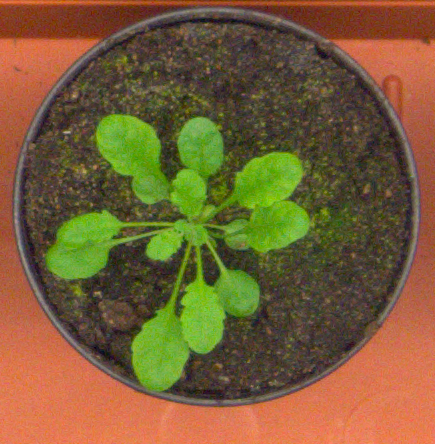
#> input picture Teste2/planta2.png, 435 x 444 px, found by its file name
$ python algoritmo.py   (older library calls are emulated)
#> lines starting #> are read from the running program, lines starting #| are printed output that depends on the picture; after the words box and inside, x2 and y2 are one past the last pixel; in counts of white or black regions, pixels touching at a corner belong together
# -*- coding: utf-8 -*-
import numpy as np
from scipy import misc, ndimage
from skimage import exposure, morphology, img_as_float, filters, util
import matplotlib.pyplot as plt
from PIL import Image
import PIL.ImageOps
#import cv2

from skimage.morphology import watershed
from skimage.feature import peak_local_max

def funcWatershed(image):
    x, y = np.indices((80, 80))
    # [11 lines of commented-out code are left out]
    distance = ndimage.distance_transform_edt(image)
    local_maxi = peak_local_max(distance, indices=False, footprint=np.ones((3, 3)),labels=image)
    markers = ndimage.label(local_maxi)[0]
    labels = watershed(-distance, markers, mask=image)

    num_l, num_c = image.shape
    mascara = np.zeros([num_l, num_c], dtype=float)

    imN = distance*mascara

    fig, axes = plt.subplots(ncols=3, figsize=(9, 3), sharex=True, sharey=True, subplot_kw={'adjustable': 'box-forced'})
    ax = axes.ravel()

    ax[0].imshow(image, cmap=plt.cm.gray, interpolation='nearest')
    ax[0].set_title('Overlapping objects')
    ax[1].imshow(-distance, cmap=plt.cm.gray, interpolation='nearest')
    ax[1].set_title('Distances')
    ax[2].imshow(imN, cmap=plt.cm.spectral, interpolation='nearest')
    ax[2].set_title('Separated objects')

    for a in ax:
        a.set_axis_off()

    fig.tight_layout()
    plt.show()

def prova(nomeImagem):

    img = np.array(Image.open(urlImageJPG).convert('L'))
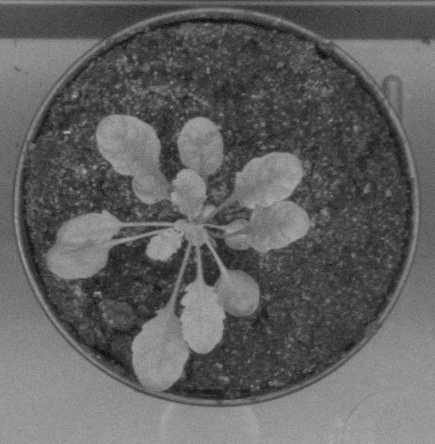
#> img: shape (444, 435); min 7, max 173, mean 97.8

    imagem= img_as_float(img)

    # Filtro gaussiano com sigma = 5
    #gauss_5x5 = ndimage.filters.gaussian_filter(imagem,sigma=5, mode='constant', cval=0)
    mediana_5x5 = ndimage.filters.median_filter(imagem, size=5, mode='constant', cval=0)

    #median = cv2.medianBlur(imagem,5)

    img_eq = exposure.equalize_hist(imagem)
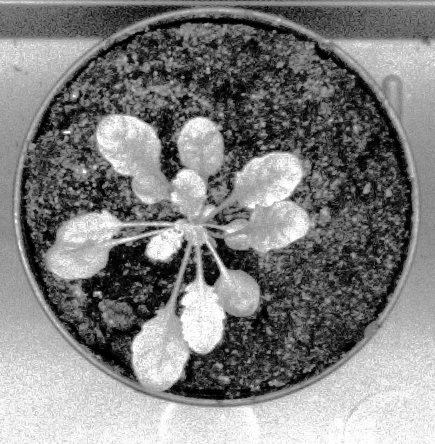
#> img_eq: shape (444, 435) float64; min 5.18e-06, max 1, mean 0.504

    img_otsu = filters.threshold_otsu(mediana_5x5)
#> img_otsu = 0.396
    img_otsu = mediana_5x5 < img_otsu
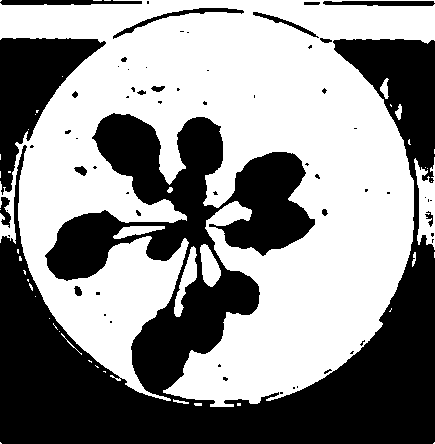
#> img_otsu: shape (444, 435) bool; 55.8% white; 62 black regions (44 under 20 px), largest, box (x1, y1, x2, y2) and area: (0, 39, 435, 444) 75516, (0, 38, 106, 195) 6960, (0, 0, 142, 5) 602


    ee = np.array([[0,1,0],
                   [1,1,1],
                   [0,1,0]])


    img_close = morphology.binary_closing(img_otsu, ee)
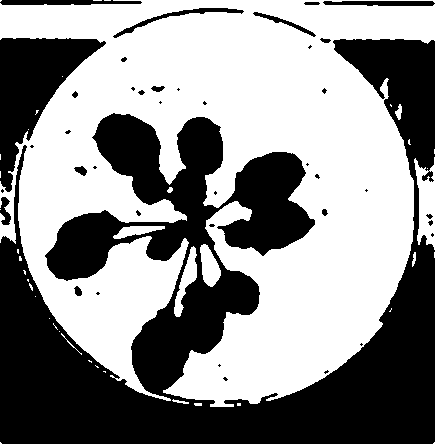
#> img_close: shape (444, 435) bool; 56% white; 40 black regions (23 under 20 px), largest, box (x1, y1, x2, y2) and area: (0, 39, 435, 444) 75436, (0, 38, 106, 192) 6938, (0, 0, 142, 5) 600
    img_open = morphology.binary_opening(img_close, ee)
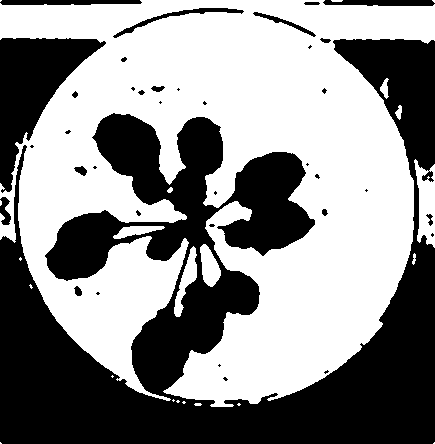
#> img_open: shape (444, 435) bool; 55.8% white; 37 black regions (20 under 20 px), largest, box (x1, y1, x2, y2) and area: (0, 39, 435, 444) 75674, (0, 38, 106, 193) 6985, (0, 0, 142, 5) 643

    im = morphology.binary_erosion(img_otsu, ee)
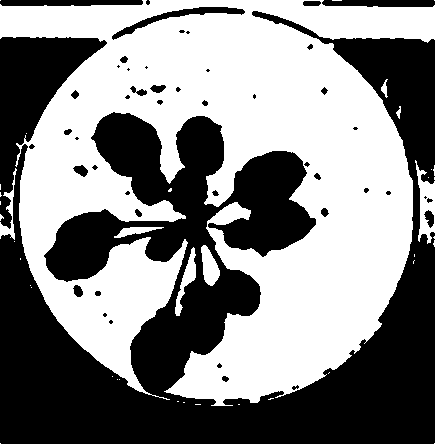
#> im: shape (444, 435) bool; 52.9% white; 47 black regions (22 under 20 px), largest, box (x1, y1, x2, y2) and area: (0, 11, 435, 444) 87346, (112, 7, 245, 40) 803, (0, 0, 143, 6) 794
    img_holes = ndimage.binary_fill_holes(im, ee)
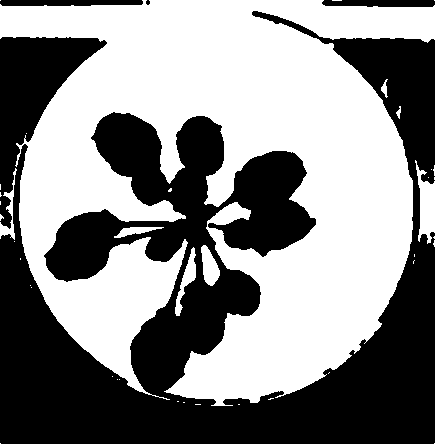
#> img_holes: shape (444, 435) bool; 54% white; 4 black regions (1 under 20 px), largest, box (x1, y1, x2, y2) and area: (0, 11, 435, 444) 87346, (0, 0, 143, 6) 794, (322, 0, 435, 7) 720

    #util.invert(img_holes)
    #funcWatershed(img_holes)

    plt.subplot(2, 2, 1)
    plt.imshow(img, cmap='gray')

    plt.subplot(2, 2, 2)
    plt.imshow(img_eq, cmap='gray')

    plt.subplot(2, 2, 3)
    plt.imshow(img_otsu, cmap='gray')

    plt.subplot(2, 2, 4)
    plt.imshow(img_holes, cmap='gray')

    misc.imsave('img.tif',img)
    misc.imsave('img_eq.tif',img_eq)
#> (the run stopped early here; a loop or call above may not have finished)

$ run again, with Teste2/planta3.png copied over Teste2/planta2.png
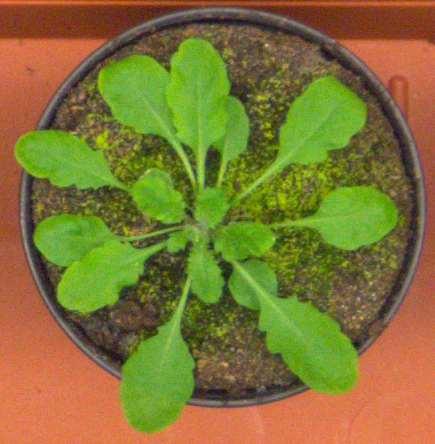
#> input picture Teste2/planta3.png, 435 x 444 px, found by its file name
#> in prova, `img_eq = exposure.equalize_hist(imagem)`:
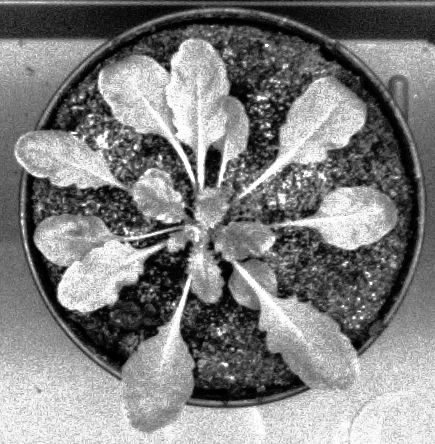
#> img_eq: shape (444, 435) float64; min 5.18e-06, max 1, mean 0.504
#> in prova, `img_otsu = filters.threshold_otsu(mediana_5x5)`: img_otsu = 0.427
#> img_close: shape (444, 435) bool; 42.3% white; 31 white regions (21 under 20 px), largest, box (x1, y1, x2, y2) and area: (0, 0, 435, 408) 80317, (204, 145, 222, 188) 570, (270, 163, 296, 192) 240
#> img_open: shape (444, 435) bool; 42.1% white; 28 white regions (15 under 20 px), largest, box (x1, y1, x2, y2) and area: (0, 0, 435, 408) 61277, (0, 131, 197, 373) 18656, (204, 145, 222, 188) 570
#> im: shape (444, 435) bool; 37.5% white; 45 white regions (31 under 20 px), largest, box (x1, y1, x2, y2) and area: (0, 0, 435, 407) 54678, (0, 132, 196, 372) 16205, (205, 146, 221, 187) 475
#> in prova, `img_holes = ndimage.binary_fill_holes(im, ee)`:
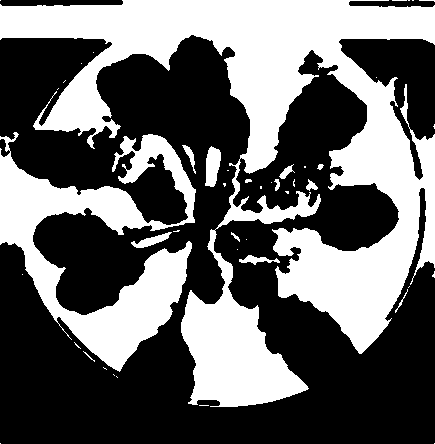
#> img_holes: shape (444, 435) bool; 40.3% white; 45 white regions (31 under 20 px), largest, box (x1, y1, x2, y2) and area: (0, 0, 435, 407) 59238, (0, 132, 196, 372) 17107, (205, 146, 221, 187) 475

$ run again, with Teste2/planta4.png copied over Teste2/planta2.png
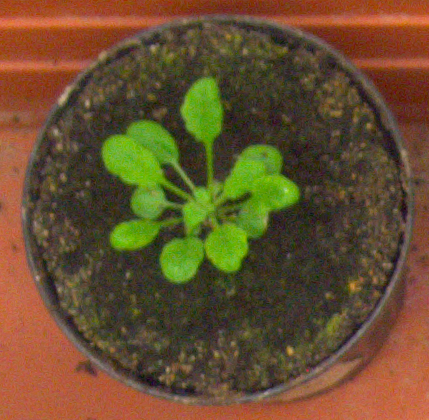
#> input picture Teste2/planta4.png, 429 x 420 px, found by its file name
#> in prova, `img_eq = exposure.equalize_hist(imagem)`:
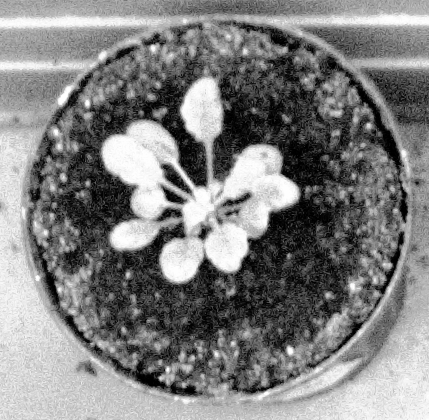
#> img_eq: shape (420, 429) float64; min 5.55e-06, max 1, mean 0.504
#> in prova, `img_otsu = filters.threshold_otsu(mediana_5x5)`: img_otsu = 0.349
#> img_close: shape (420, 429) bool; 62.8% white; 87 black regions (34 under 20 px), largest, box (x1, y1, x2, y2) and area: (0, 0, 429, 420) 41468, (102, 77, 299, 283) 17214, (233, 0, 429, 51) 3687
#> img_open: shape (420, 429) bool; 62.7% white; 86 black regions (34 under 20 px), largest, box (x1, y1, x2, y2) and area: (0, 0, 429, 420) 41621, (102, 77, 299, 283) 17223, (233, 0, 429, 51) 3719
#> im: shape (420, 429) bool; 59.1% white; 100 black regions (26 under 20 px), largest, box (x1, y1, x2, y2) and area: (0, 0, 429, 420) 43776, (101, 76, 300, 284) 18536, (232, 0, 429, 55) 4215
#> in prova, `img_holes = ndimage.binary_fill_holes(im, ee)`:
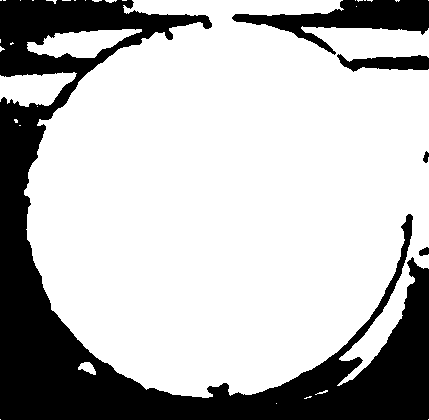
#> img_holes: shape (420, 429) bool; 72.7% white; 5 black regions, box (x1, y1, x2, y2) and area: (0, 0, 429, 420) 43776, (232, 0, 429, 55) 4215, (337, 54, 429, 72) 1025, (419, 247, 429, 256) 65, (423, 151, 429, 163) 47
